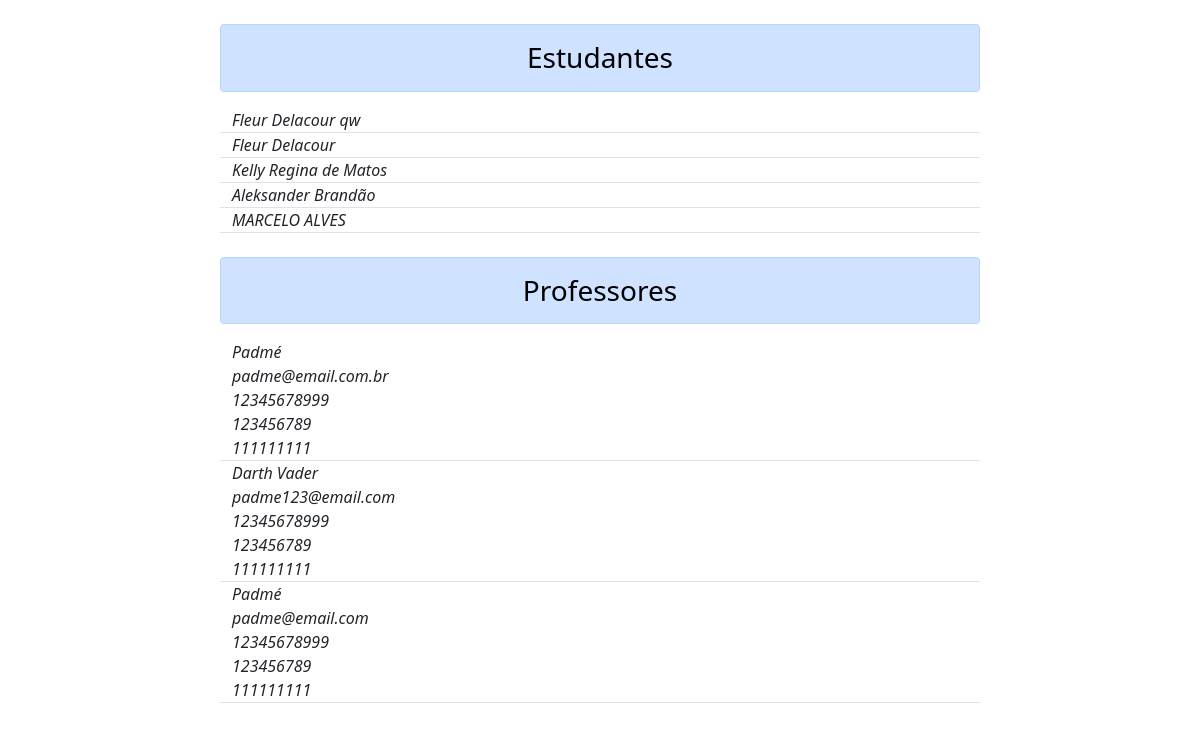
Before: /todo/report/ with the older database file.
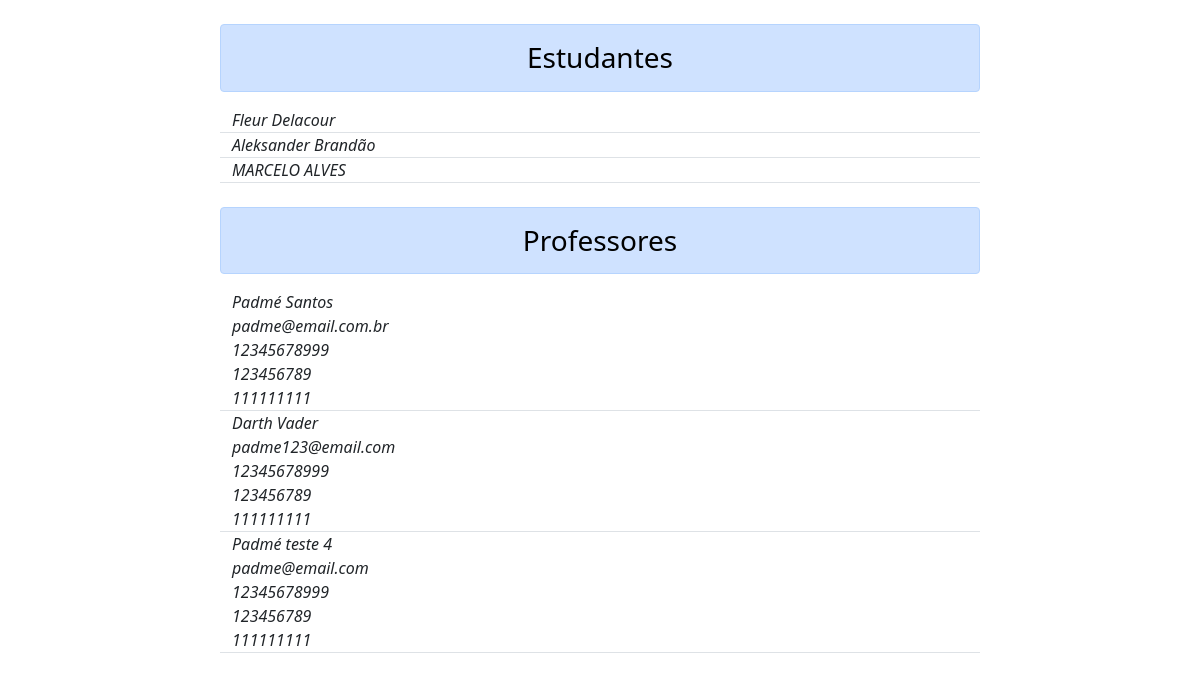
After: the same page with the newer database file.
### todo/models.py (models this page shows, shortened)
class Students(models.Model):
    nome = models.CharField(max_length=120)
    email = models.EmailField(max_length=120, blank=True)
    cpf = models.IntegerField(blank=True, default=111111111)
    rg = models.IntegerField(blank=True, default=111111111)
    telefone = models.IntegerField(blank=True, default=111111111)
    data_de_nascimento = models.CharField(max_length=20, blank=True)

class Guardian(models.Model):
    nome = models.CharField(max_length=120)
    email = models.EmailField(max_length=120, blank = True)
    cpf = models.IntegerField(blank = True, default=11111111111)
    rg = models.IntegerField(blank = True, default=111111111)
    telefone = models.IntegerField(blank = True, default=111111111)
    Data_de_nascimento = models.CharField(max_length=10, blank = True)

### todo/views.py (the view)
# urls.py: path('report/', views.index),
def index(request):
    students = Students.objects.order_by('id')
    guardian = Guardian.objects.order_by('id')
    template = loader.get_template('report.html')
    context = {
        'Students': students,
        'Guardians': guardian
    }
    return HttpResponse(template.render(context, request))

### todo/templates/report.html (shortened to what this page needs)
{% extends "base.html" %}
{% block content %}
    <div class="row mt-4">
        <div class="col col-md-8 offset-md-2 alert alert-primary text-black text-center">
            <span class="h3">Estudantes</span>
        </div>
    </div>
    {% for student in Students %}
    <div class="row">
        <div class="col col-md-8 offset-md-2">
            <div class="row flex-row align-items-center border-bottom">
                <span class="col col-10"><em>{{ student.nome }}</em></span>
            </div>
        </div>
    </div>
    {% endfor %}
    <div class="row mt-4">
        <div class="col col-md-8 offset-md-2 alert alert-primary text-black text-center">
            <span class="h3">Professores</span>
        </div>
    </div>
    {% for guardian in Guardians %}
    <div class="row">
        <div class="col col-md-8 offset-md-2">
            <div class="row flex-row align-items-center border-bottom">
                <span class="col col-10"><em>{{ guardian.nome }}</em></span>
                <span class="col col-10"><em>{{ guardian.email }}</em></span>
                <span class="col col-10"><em>{{ guardian.cpf }}</em></span>
                <span class="col col-10"><em>{{ guardian.rg }}</em></span>
                <span class="col col-10"><em>{{ guardian.telefone }}</em></span>
            </div>
        </div>
    </div>
    {% endfor %}
{% endblock %}

Changed rows visible on the page:
removed Students: nome "Fleur Delacour qw"
removed Students: nome "Kelly Regina de Matos"
changed Guardian "padme@email.com.br": nome "Padmé" → "Padmé Santos"
changed Guardian "padme@email.com": nome "Padmé" → "Padmé teste 4"
